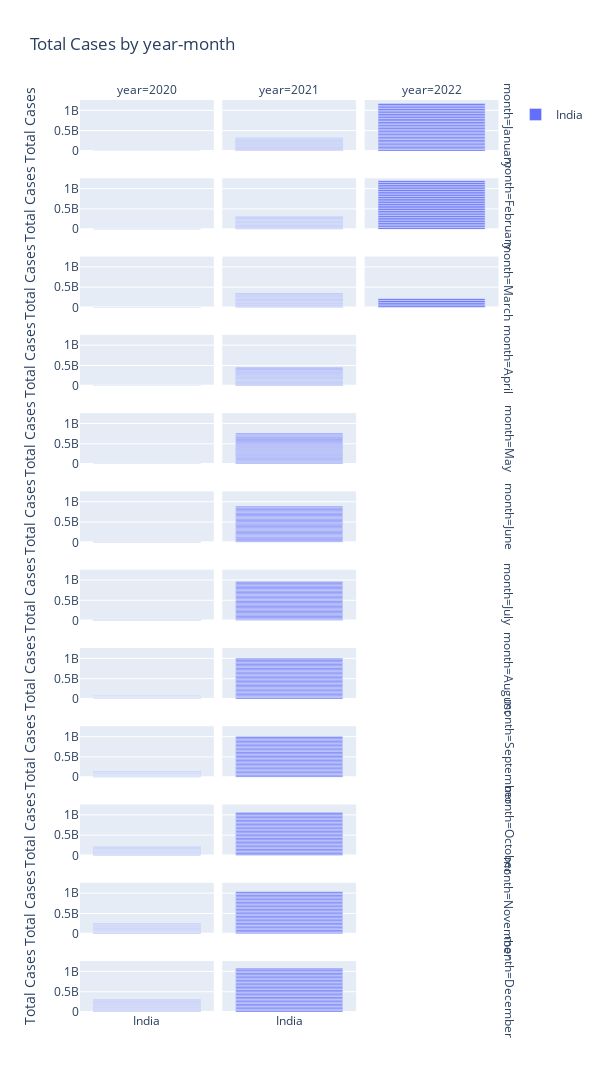

Notebook code cell kept with this figure:
### Code cell
import pandas as pd
import matplotlib.pyplot as plt
import plotly.express as px
import seaborn as sns

file_path = r'C:\Users\meena\Downloads\owid-covid-data.csv\owid-covid-data.csv'
covid_data = pd.read_csv(file_path)

india_data = covid_data[covid_data['location'] == 'India']

covid_data['year_month'] = pd.to_datetime(covid_data['date']).dt.to_period('M')

covid_data['year_month_numeric'] = covid_data['year_month'].apply(lambda x: x.ordinal)

def draw_pie_chart(labels, sizes, title,figsize=(12, 6)):
    plt.pie(sizes, labels=labels, autopct='%1.1f%%', startangle=140)
    plt.title(title)
    plt.show()

vaccination_labels = ['Fully Vaccinated', 'Partially Vaccinated', 'Not Vaccinated']
vaccination_sizes = [
    india_data['people_fully_vaccinated'].max(),
    india_data['people_vaccinated'].max() - india_data['people_fully_vaccinated'].max(),
    india_data['population'].max() - india_data['people_vaccinated'].max()
]
draw_pie_chart(vaccination_labels, vaccination_sizes, 'Vaccination Status in India')

def draw_bubble_plot(x, y, size, title, xlabel, ylabel, hue, figsize=(12, 6)):
    plt.figure(figsize=figsize)
    sns.scatterplot(x=x, y=y, size=size, hue=hue, alpha=0.7)
    plt.title(title)
    plt.xlabel(xlabel)
    plt.ylabel(ylabel)
    plt.legend(title='Year')
    plt.show()

draw_bubble_plot(x=covid_data['year_month_numeric'],
                 y=covid_data['total_cases'],
                 size=covid_data['population'] / 1000000,
                 title='Yearly Month-wise COVID-19 Statistics',
                 xlabel='Year-Month',
                 ylabel='Total Cases',
                 hue=covid_data['year_month'].dt.year,
                 figsize=(12, 6))  

def draw_bar_graph(data, title, xlabel, ylabel, height=2000, width=600):
    data = data.copy()  
    data['year'] = pd.to_datetime(data['date']).dt.year  
    data['month'] = pd.to_datetime(data['date']).dt.month_name()  
    fig = px.bar(data, x='location', y='total_cases', color='location',
                 title=title, labels={'total_cases': ylabel, 'location': xlabel},
                 facet_row='month', facet_col='year')
    fig.update_layout(height=height, width=width)
    fig.show()


draw_bar_graph(india_data, 'Total Cases by year-month', '', 'Total Cases', height=2000, width=600)

### Figure 1 — Plotly figure (JSON) as saved in the notebook; plotly's stock layout.template omitted (floating-point values rounded to 4 significant figures)
{"data": [{"alignmentgroup": "True", "hovertemplate": "=%{x}<br>month=January<br>year=2020<br>Total Cases=%{y}<extra></extra>", "legendgroup": "India", "marker": {"color": "#636efa", "pattern": {"shape": ""}}, "name": "India", "offsetgroup": "India", "orientation": "v", "showlegend": true, "textposition": "auto", "type": "bar", "x": ["India", "India"], "xaxis": "x34", "y": [1, 1], "yaxis": "y34"}, {"alignmentgroup": "True", "hovertemplate": "=%{x}<br>month=January<br>year=2021<br>Total Cases=%{y}<extra></extra>", "legendgroup": "India", "marker": {"color": "#636efa", "pattern": {"shape": ""}}, "name": "India", "offsetgroup": "India", "orientation": "v", "showlegend": false, "textposition": "auto", "type": "bar", "x": ["India", "India", "India", "India", "India", "India", "India", "India", "India", "India", "India", "India", "India", "India", "India", "India", "India", "India", "India", "India", "India", "India", "India", "India", "India", "India", "India", "India", "India", "India", "India"], "xaxis": "x35", "y": [10305788, 10323965, 10340469, 10356844, 10374932, 10395278, 10413417, 10413417, 10450284, 10466595, 10479179, 10495147, 10512093, 10527683, 10542841, 10557985, 10571773, 10581823, 10595639, 10610883, 10625428, 10639684, 10654533, 10667736, 10676838, 10689527, 10701193, 10720048, 10733130, 10746174, 10757610], "yaxis": "y35"}, {"alignmentgroup": "True", "hovertemplate": "=%{x}<br>month=January<br>year=2022<br>Total Cases=%{y}<extra></extra>", "legendgroup": "India", "marker": {"color": "#636efa", "pattern": {"shape": ""}}, "name": "India", "offsetgroup": "India", "orientation": "v", "showlegend": false, "textposition": "auto", "type": "bar", "x": ["India", "India", "India", "India", "India", "India", "India", "India", "India", "India", "India", "India", "India", "India", "India", "India", "India", "India", "India", "India", "India", "India", "India", "India", "India", "India", "India", "India", "India", "India", "India"], "xaxis": "x36", "y": [34889132, 34922882, 34960261, 35018358, 35109286, 35226386, 35368372, 35528004, 35707727, 35875790, 36070510, 36317927, 36582129, 36850962, 37122164, 37380253, 37618271, 37901241, 38218773, 38566027, 38903731, 39237264, 39543328, 39799202, 40085116, 40371500, 40622709, 40858241, 41092522, 41302440, 41469499], "yaxis": "y36"}, {"alignmentgroup": "True", "hovertemplate": "=%{x}<br>month=February<br>year=2020<br>Total Cases=%{y}<extra></extra>", "legendgroup": "India", "marker": {"color": "#636efa", "pattern": {"shape": ""}}, "name": "India", "offsetgroup": "India", "orientation": "v", "showlegend": false, "textposition": "auto", "type": "bar", "x": ["India", "India", "India", "India", "India", "India", "India", "India", "India", "India", "India", "India", "India", "India", "India", "India", "India", "India", "India", "India", "India", "India", "India", "India", "India", "India", "India", "India", "India"], "xaxis": "x31", "y": [1, 2, 3, 3, 3, 3, 3, 3, 3, 3, 3, 3, 3, 3, 3, 3, 3, 3, 3, 3, 3, 3, 3, 3, 3, 3, 3, 3, 3], "yaxis": "y31"}, {"alignmentgroup": "True", "hovertemplate": "=%{x}<br>month=February<br>year=2021<br>Total Cases=%{y}<extra></extra>", "legendgroup": "India", "marker": {"color": "#636efa", "pattern": {"shape": ""}}, "name": "India", "offsetgroup": "India", "orientation": "v", "showlegend": false, "textposition": "auto", "type": "bar", "x": ["India", "India", "India", "India", "India", "India", "India", "India", "India", "India", "India", "India", "India", "India", "India", "India", "India", "India", "India", "India", "India", "India", "India", "India", "India", "India", "India", "India"], "xaxis": "x32", "y": [10766245, 10777284, 10790183, 10802591, 10814304, 10826363, 10838194, 10847304, 10858371, 10871294, 10880603, 10892746, 10904940, 10916589, 10925710, 10937320, 10950201, 10963394, 10977387, 10991651, 11005850, 11016434, 11030176, 11046914, 11063491, 11079979, 11096731, 11112241], "yaxis": "y32"}, {"alignmentgroup": "True", "hovertemplate": "=%{x}<br>month=February<br>year=2022<br>Total Cases=%{y}<extra></extra>", "legendgroup": "India", "marker": {"color": "#636efa", "pattern": {"shape": ""}}, "name": "India", "offsetgroup": "India", "orientation": "v", "showlegend": false, "textposition": "auto", "type": "bar", "x": ["India", "India", "India", "India", "India", "India", "India", "India", "India", "India", "India", "India", "India", "India", "India", "India", "India", "India", "India", "India", "India", "India", "India", "India", "India", "India", "India", "India"], "xaxis": "x33", "y": [41630885, 41803318, 41952712, 42080664, 42188138, 42272014, 42339611, 42410976, 42478060, 42536137, 42586544, 42631421, 42665534, 42692943, 42723558, 42754315, 42780235, 42802505, 42822473, 42838524, 42851929, 42867031, 42881179, 42894345, 42905844, 42916117, 42924130, 42931045], "yaxis": "y33"}, {"alignmentgroup": "True", "hovertemplate": "=%{x}<br>month=March<br>year=2020<br>Total Cases=%{y}<extra></extra>", "legendgroup": "India", "marker": {"color": "#636efa", "pattern": {"shape": ""}}, "name": "India", "offsetgroup": "India", "orientation": "v", "showlegend": false, "textposition": "auto", "type": "bar", "x": ["India", "India", "India", "India", "India", "India", "India", "India", "India", "India", "India", "India", "India", "India", "India", "India", "India", "India", "India", "India", "India", "India", "India", "India", "India", "India", "India", "India", "India", "India", "India"], "xaxis": "x28", "y": [3, 5, 5, 28, 30, 31, 34, 39, 43, 56, 62, 73, 82, 102, 113, 119, 142, 156, 194, 244, 330, 396, 499, 536, 657, 727, 887, 987, 1024, 1251, 1397], "yaxis": "y28"}, {"alignmentgroup": "True", "hovertemplate": "=%{x}<br>month=March<br>year=2021<br>Total Cases=%{y}<extra></extra>", "legendgroup": "India", "marker": {"color": "#636efa", "pattern": {"shape": ""}}, "name": "India", "offsetgroup": "India", "orientation": "v", "showlegend": false, "textposition": "auto", "type": "bar", "x": ["India", "India", "India", "India", "India", "India", "India", "India", "India", "India", "India", "India", "India", "India", "India", "India", "India", "India", "India", "India", "India", "India", "India", "India", "India", "India", "India", "India", "India", "India", "India"], "xaxis": "x29", "y": [11124527, 11139516, 11156923, 11173761, 11192045, 11210799, 11229398, 11244786, 11262707, 11285561, 11308846, 11333728, 11359048, 11385339, 11409831, 11438734, 11474605, 11514331, 11555284, 11599130, 11646081, 11686796, 11734058, 11787534, 11846652, 11908910, 11971624, 12039644, 12095855, 12149335, 12221665], "yaxis": "y29"}, {"alignmentgroup": "True", "hovertemplate": "=%{x}<br>month=March<br>year=2022<br>Total Cases=%{y}<extra></extra>", "legendgroup": "India", "marker": {"color": "#636efa", "pattern": {"shape": ""}}, "name": "India", "offsetgroup": "India", "orientation": "v", "showlegend": false, "textposition": "auto", "type": "bar", "x": ["India", "India", "India", "India", "India"], "xaxis": "x30", "y": [42938599, 42945160, 42951556, 42957477, 42962953], "yaxis": "y30"}, {"alignmentgroup": "True", "hovertemplate": "=%{x}<br>month=April<br>year=2020<br>Total Cases=%{y}<extra></extra>", "legendgroup": "India", "marker": {"color": "#636efa", "pattern": {"shape": ""}}, "name": "India", "offsetgroup": "India", "orientation": "v", "showlegend": false, "textposition": "auto", "type": "bar", "x": ["India", "India", "India", "India", "India", "India", "India", "India", "India", "India", "India", "India", "India", "India", "India", "India", "India", "India", "India", "India", "India", "India", "India", "India", "India", "India", "India", "India", "India", "India"], "xaxis": "x25", "y": [1998, 2543, 2567, 3082, 3588, 4778, 5311, 5916, 6725, 7598, 8446, 9205, 10453, 11487, 12322, 13430, 14352, 15722, 17615, 18539, 20080, 21370, 23077, 24530, 26283, 27890, 29451, 31324, 33062, 34863], "yaxis": "y25"}, {"alignmentgroup": "True", "hovertemplate": "=%{x}<br>month=April<br>year=2021<br>Total Cases=%{y}<extra></extra>", "legendgroup": "India", "marker": {"color": "#636efa", "pattern": {"shape": ""}}, "name": "India", "offsetgroup": "India", "orientation": "v", "showlegend": false, "textposition": "auto", "type": "bar", "x": ["India", "India", "India", "India", "India", "India", "India", "India", "India", "India", "India", "India", "India", "India", "India", "India", "India", "India", "India", "India", "India", "India", "India", "India", "India", "India", "India", "India", "India", "India"], "xaxis": "x26", "y": [12303131, 12392260, 12485509, 12589067, 12686049, 12801785, 12928574, 13060542, 13205926, 13358805, 13527717, 13689453, 13873825, 14074564, 14291917, 14526609, 14788003, 15061805, 15320972, 15616130, 15930774, 16263695, 16610481, 16960172, 17313163, 17636186, 17997113, 18376421, 18762976, 19164969], "yaxis": "y26"}, {"alignmentgroup": "True", "hovertemplate": "=%{x}<br>month=May<br>year=2020<br>Total Cases=%{y}<extra></extra>", "legendgroup": "India", "marker": {"color": "#636efa", "pattern": {"shape": ""}}, "name": "India", "offsetgroup": "India", "orientation": "v", "showlegend": false, "textposition": "auto", "type": "bar", "x": ["India", "India", "India", "India", "India", "India", "India", "India", "India", "India", "India", "India", "India", "India", "India", "India", "India", "India", "India", "India", "India", "India", "India", "India", "India", "India", "India", "India", "India", "India", "India"], "xaxis": "x22", "y": [37257, 39699, 42505, 46437, 49400, 52987, 56351, 59695, 62808, 67161, 70768, 74292, 78055, 81997, 85784, 90648, 95698, 100328, 106475, 112028, 118226, 124794, 131423, 138536, 144950, 150793, 158086, 165386, 173491, 181827, 190609], "yaxis": "y22"}, {"alignmentgroup": "True", "hovertemplate": "=%{x}<br>month=May<br>year=2021<br>Total Cases=%{y}<extra></extra>", "legendgroup": "India", "marker": {"color": "#636efa", "pattern": {"shape": ""}}, "name": "India", "offsetgroup": "India", "orientation": "v", "showlegend": false, "textposition": "auto", "type": "bar", "x": ["India", "India", "India", "India", "India", "India", "India", "India", "India", "India", "India", "India", "India", "India", "India", "India", "India", "India", "India", "India", "India", "India", "India", "India", "India", "India", "India", "India", "India", "India", "India"], "xaxis": "x23", "y": [19557457, 19925517, 20282833, 20664979, 21077410, 21491598, 21892676, 22296081, 22662575, 22992517, 23340938, 23703665, 24046809, 24372907, 24684077, 24965463, 25228996, 25496330, 25772440, 26031991, 26289290, 26530132, 26752447, 26948874, 27157795, 27369093, 27555457, 27729247, 27894800, 28047534, 28175044], "yaxis": "y23"}, {"alignmentgroup": "True", "hovertemplate": "=%{x}<br>month=June<br>year=2020<br>Total Cases=%{y}<extra></extra>", "legendgroup": "India", "marker": {"color": "#636efa", "pattern": {"shape": ""}}, "name": "India", "offsetgroup": "India", "orientation": "v", "showlegend": false, "textposition": "auto", "type": "bar", "x": ["India", "India", "India", "India", "India", "India", "India", "India", "India", "India", "India", "India", "India", "India", "India", "India", "India", "India", "India", "India", "India", "India", "India", "India", "India", "India", "India", "India", "India", "India"], "xaxis": "x19", "y": [198370, 207191, 216824, 226713, 236184, 246622, 257486, 265928, 276146, 286605, 297535, 308993, 320922, 332424, 343091, 354065, 366946, 380532, 395048, 410451, 425282, 440215, 456183, 473105, 490401, 508953, 528859, 548318, 566840, 585481], "yaxis": "y19"}, {"alignmentgroup": "True", "hovertemplate": "=%{x}<br>month=June<br>year=2021<br>Total Cases=%{y}<extra></extra>", "legendgroup": "India", "marker": {"color": "#636efa", "pattern": {"shape": ""}}, "name": "India", "offsetgroup": "India", "orientation": "v", "showlegend": false, "textposition": "auto", "type": "bar", "x": ["India", "India", "India", "India", "India", "India", "India", "India", "India", "India", "India", "India", "India", "India", "India", "India", "India", "India", "India", "India", "India", "India", "India", "India", "India", "India", "India", "India", "India", "India"], "xaxis": "x20", "y": [28307832, 28441986, 28574350, 28694879, 28809339, 28909975, 28996473, 29089069, 29182532, 29274823, 29359155, 29439989, 29510410, 29570881, 29633105, 29700313, 29762793, 29823546, 29881772, 29935221, 29977861, 30028709, 30082778, 30134445, 30183143, 30233183, 30279331, 30316897, 30362848, 30411634], "yaxis": "y20"}, {"alignmentgroup": "True", "hovertemplate": "=%{x}<br>month=July<br>year=2020<br>Total Cases=%{y}<extra></extra>", "legendgroup": "India", "marker": {"color": "#636efa", "pattern": {"shape": ""}}, "name": "India", "offsetgroup": "India", "orientation": "v", "showlegend": false, "textposition": "auto", "type": "bar", "x": ["India", "India", "India", "India", "India", "India", "India", "India", "India", "India", "India", "India", "India", "India", "India", "India", "India", "India", "India", "India", "India", "India", "India", "India", "India", "India", "India", "India", "India", "India", "India"], "xaxis": "x16", "y": [604641, 625544, 648315, 673165, 697413, 719664, 742417, 767296, 793802, 820916, 849522, 878254, 906752, 936181, 968857, 1003832, 1039084, 1077781, 1118206, 1155338, 1193078, 1238798, 1288108, 1337024, 1385635, 1435616, 1480073, 1531669, 1581963, 1634746, 1695988], "yaxis": "y16"}, {"alignmentgroup": "True", "hovertemplate": "=%{x}<br>month=July<br>year=2021<br>Total Cases=%{y}<extra></extra>", "legendgroup": "India", "marker": {"color": "#636efa", "pattern": {"shape": ""}}, "name": "India", "offsetgroup": "India", "orientation": "v", "showlegend": false, "textposition": "auto", "type": "bar", "x": ["India", "India", "India", "India", "India", "India", "India", "India", "India", "India", "India", "India", "India", "India", "India", "India", "India", "India", "India", "India", "India", "India", "India", "India", "India", "India", "India", "India", "India", "India", "India"], "xaxis": "x17", "y": [30458251, 30502362, 30545433, 30585229, 30619932, 30663665, 30709557, 30752950, 30795716, 30837222, 30874376, 30907282, 30946147, 30987880, 31026829, 31064908, 31106065, 31144229, 31174322, 31216337, 31257720, 31293062, 31332159, 31371901, 31411262, 31440951, 31484605, 31528114, 31572344, 31613993, 31655824], "yaxis": "y17"}, {"alignmentgroup": "True", "hovertemplate": "=%{x}<br>month=August<br>year=2020<br>Total Cases=%{y}<extra></extra>", "legendgroup": "India", "marker": {"color": "#636efa", "pattern": {"shape": ""}}, "name": "India", "offsetgroup": "India", "orientation": "v", "showlegend": false, "textposition": "auto", "type": "bar", "x": ["India", "India", "India", "India", "India", "India", "India", "India", "India", "India", "India", "India", "India", "India", "India", "India", "India", "India", "India", "India", "India", "India", "India", "India", "India", "India", "India", "India", "India", "India", "India"], "xaxis": "x13", "y": [1750723, 1803695, 1855745, 1908254, 1964536, 2027074, 2088611, 2153010, 2215074, 2268675, 2329638, 2396637, 2461190, 2525922, 2589952, 2647663, 2702681, 2767253, 2836925, 2905825, 2975701, 3044940, 3106348, 3167323, 3224547, 3310234, 3387500, 3463972, 3542733, 3621245, 3691166], "yaxis": "y13"}, {"alignmentgroup": "True", "hovertemplate": "=%{x}<br>month=August<br>year=2021<br>Total Cases=%{y}<extra></extra>", "legendgroup": "India", "marker": {"color": "#636efa", "pattern": {"shape": ""}}, "name": "India", "offsetgroup": "India", "orientation": "v", "showlegend": false, "textposition": "auto", "type": "bar", "x": ["India", "India", "India", "India", "India", "India", "India", "India", "India", "India", "India", "India", "India", "India", "India", "India", "India", "India", "India", "India", "India", "India", "India", "India", "India", "India", "India", "India", "India", "India", "India"], "xaxis": "x14", "y": [31695958, 31726507, 31769132, 31812114, 31856757, 31895385, 31934455, 31969954, 31998158, 32036511, 32077706, 32117826, 32156493, 32192576, 32225513, 32250679, 32285857, 32322258, 32358829, 32393286, 32424234, 32449306, 32474773, 32512366, 32558530, 32603188, 32649947, 32695030, 32737939, 32768880, 32810845], "yaxis": "y14"}, {"alignmentgroup": "True", "hovertemplate": "=%{x}<br>month=September<br>year=2020<br>Total Cases=%{y}<extra></extra>", "legendgroup": "India", "marker": {"color": "#636efa", "pattern": {"shape": ""}}, "name": "India", "offsetgroup": "India", "orientation": "v", "showlegend": false, "textposition": "auto", "type": "bar", "x": ["India", "India", "India", "India", "India", "India", "India", "India", "India", "India", "India", "India", "India", "India", "India", "India", "India", "India", "India", "India", "India", "India", "India", "India", "India", "India", "India", "India", "India", "India"], "xaxis": "x10", "y": [3769523, 3853406, 3936747, 4023179, 4113811, 4204613, 4280422, 4370128, 4465863, 4562414, 4659984, 4754356, 4846427, 4930236, 5020359, 5118253, 5214677, 5308014, 5400619, 5487580, 5562663, 5646010, 5732518, 5818570, 5903932, 5992532, 6074702, 6145291, 6225763, 6312584], "yaxis": "y10"}, {"alignmentgroup": "True", "hovertemplate": "=%{x}<br>month=September<br>year=2021<br>Total Cases=%{y}<extra></extra>", "legendgroup": "India", "marker": {"color": "#636efa", "pattern": {"shape": ""}}, "name": "India", "offsetgroup": "India", "orientation": "v", "showlegend": false, "textposition": "auto", "type": "bar", "x": ["India", "India", "India", "India", "India", "India", "India", "India", "India", "India", "India", "India", "India", "India", "India", "India", "India", "India", "India", "India", "India", "India", "India", "India", "India", "India", "India", "India", "India", "India"], "xaxis": "x11", "y": [32857937, 32903289, 32945907, 32988673, 33027621, 33058843, 33096718, 33139981, 33174954, 33208330, 33236921, 33264175, 33289579, 33316755, 33347325, 33381728, 33417390, 33448163, 33478419, 33504534, 33531498, 33563421, 33594803, 33624419, 33652745, 33678786, 33697581, 33716451, 33739980, 33766707], "yaxis": "y11"}, {"alignmentgroup": "True", "hovertemplate": "=%{x}<br>month=October<br>year=2020<br>Total Cases=%{y}<extra></extra>", "legendgroup": "India", "marker": {"color": "#636efa", "pattern": {"shape": ""}}, "name": "India", "offsetgroup": "India", "orientation": "v", "showlegend": false, "textposition": "auto", "type": "bar", "x": ["India", "India", "India", "India", "India", "India", "India", "India", "India", "India", "India", "India", "India", "India", "India", "India", "India", "India", "India", "India", "India", "India", "India", "India", "India", "India", "India", "India", "India", "India", "India"], "xaxis": "x7", "y": [6394068, 6473544, 6549373, 6623815, 6685082, 6757131, 6835655, 6906151, 6979423, 7053806, 7120538, 7175880, 7239389, 7307097, 7370468, 7432680, 7494551, 7550273, 7597063, 7651107, 7706946, 7761312, 7814682, 7864811, 7909959, 7946429, 7990322, 8040203, 8088851, 8137119, 8184082], "yaxis": "y7"}, {"alignmentgroup": "True", "hovertemplate": "=%{x}<br>month=October<br>year=2021<br>Total Cases=%{y}<extra></extra>", "legendgroup": "India", "marker": {"color": "#636efa", "pattern": {"shape": ""}}, "name": "India", "offsetgroup": "India", "orientation": "v", "showlegend": false, "textposition": "auto", "type": "bar", "x": ["India", "India", "India", "India", "India", "India", "India", "India", "India", "India", "India", "India", "India", "India", "India", "India", "India", "India", "India", "India", "India", "India", "India", "India", "India", "India", "India", "India", "India", "India", "India"], "xaxis": "x8", "y": [33791061, 33813903, 33834702, 33853048, 33871881, 33894312, 33915569, 33935309, 33953475, 33971607, 33985920, 34001743, 34020730, 34037592, 34053573, 34067719, 34081315, 34094373, 34108996, 34127450, 34143236, 34159562, 34175468, 34189774, 34202202, 34215653, 34231809, 34246157, 34260470, 34273300, 34285814], "yaxis": "y8"}, {"alignmentgroup": "True", "hovertemplate": "=%{x}<br>month=November<br>year=2020<br>Total Cases=%{y}<extra></extra>", "legendgroup": "India", "marker": {"color": "#636efa", "pattern": {"shape": ""}}, "name": "India", "offsetgroup": "India", "orientation": "v", "showlegend": false, "textposition": "auto", "type": "bar", "x": ["India", "India", "India", "India", "India", "India", "India", "India", "India", "India", "India", "India", "India", "India", "India", "India", "India", "India", "India", "India", "India", "India", "India", "India", "India", "India", "India", "India", "India", "India"], "xaxis": "x4", "y": [8229313, 8267623, 8313876, 8364086, 8411724, 8462080, 8507754, 8553657, 8591730, 8636011, 8683916, 8728795, 8773479, 8814579, 8845127, 8874290, 8912907, 8958483, 9004365, 9050597, 9095806, 9139865, 9177840, 9222216, 9266705, 9309787, 9351109, 9392919, 9431691, 9462809], "yaxis": "y4"}, {"alignmentgroup": "True", "hovertemplate": "=%{x}<br>month=November<br>year=2021<br>Total Cases=%{y}<extra></extra>", "legendgroup": "India", "marker": {"color": "#636efa", "pattern": {"shape": ""}}, "name": "India", "offsetgroup": "India", "orientation": "v", "showlegend": false, "textposition": "auto", "type": "bar", "x": ["India", "India", "India", "India", "India", "India", "India", "India", "India", "India", "India", "India", "India", "India", "India", "India", "India", "India", "India", "India", "India", "India", "India", "India", "India", "India", "India", "India", "India", "India"], "xaxis": "x5", "y": [34296237, 34308140, 34321025, 34333754, 34344683, 34355509, 34366987, 34377113, 34388579, 34401670, 34414186, 34426036, 34437307, 34447536, 34456401, 34466598, 34478517, 34489623, 34499925, 34510413, 34518901, 34526480, 34535763, 34544882, 34555431, 34563749, 34572523, 34580832, 34587822, 34596776], "yaxis": "y5"}, {"alignmentgroup": "True", "hovertemplate": "=%{x}<br>month=December<br>year=2020<br>Total Cases=%{y}<extra></extra>", "legendgroup": "India", "marker": {"color": "#636efa", "pattern": {"shape": ""}}, "name": "India", "offsetgroup": "India", "orientation": "v", "showlegend": false, "textposition": "auto", "type": "bar", "x": ["India", "India", "India", "India", "India", "India", "India", "India", "India", "India", "India", "India", "India", "India", "India", "India", "India", "India", "India", "India", "India", "India", "India", "India", "India", "India", "India", "India", "India", "India", "India"], "xaxis": "x", "y": [9499413, 9534964, 9571559, 9608211, 9644222, 9677203, 9703770, 9735850, 9767371, 9796744, 9826775, 9857029, 9884100, 9906165, 9932547, 9956557, 9979447, 10004599, 10031223, 10055560, 10075116, 10099066, 10123778, 10146845, 10169118, 10187850, 10207871, 10224303, 10244852, 10266674, 10286709], "yaxis": "y"}, {"alignmentgroup": "True", "hovertemplate": "=%{x}<br>month=December<br>year=2021<br>Total Cases=%{y}<extra></extra>", "legendgroup": "India", "marker": {"color": "#636efa", "pattern": {"shape": ""}}, "name": "India", "offsetgroup": "India", "orientation": "v", "showlegend": false, "textposition": "auto", "type": "bar", "x": ["India", "India", "India", "India", "India", "India", "India", "India", "India", "India", "India", "India", "India", "India", "India", "India", "India", "India", "India", "India", "India", "India", "India", "India", "India", "India", "India", "India", "India", "India", "India"], "xaxis": "x2", "y": [34606541, 34615757, 34624360, 34624360, 34641561, 34648383, 34656822, 34666241, 34674643, 34682633, 34690510, 34697860, 34703644, 34710628, 34718602, 34726049, 34726049, 34733194, 34746838, 34752164, 34758481, 34765976, 34772626, 34779815, 34786802, 34793333, 34799691, 34808886, 34822040, 34838804, 34861579], "yaxis": "y2"}], "layout": {"annotations": [{"font": {}, "showarrow": false, "text": "year=2020", "x": 0.1567, "xanchor": "center", "xref": "paper", "y": 1.0, "yanchor": "bottom", "yref": "paper"}, {"font": {}, "showarrow": false, "text": "year=2021", "x": 0.49, "xanchor": "center", "xref": "paper", "y": 1.0, "yanchor": "bottom", "yref": "paper"}, {"font": {}, "showarrow": false, "text": "year=2022", "x": 0.8233, "xanchor": "center", "xref": "paper", "y": 1.0, "yanchor": "bottom", "yref": "paper"}, {"font": {}, "showarrow": false, "text": "month=December", "textangle": 90, "x": 0.98, "xanchor": "left", "xref": "paper", "y": 0.02792, "yanchor": "middle", "yref": "paper"}, {"font": {}, "showarrow": false, "text": "month=November", "textangle": 90, "x": 0.98, "xanchor": "left", "xref": "paper", "y": 0.1137, "yanchor": "middle", "yref": "paper"}, {"font": {}, "showarrow": false, "text": "month=October", "textangle": 90, "x": 0.98, "xanchor": "left", "xref": "paper", "y": 0.1996, "yanchor": "middle", "yref": "paper"}, {"font": {}, "showarrow": false, "text": "month=September", "textangle": 90, "x": 0.98, "xanchor": "left", "xref": "paper", "y": 0.2854, "yanchor": "middle", "yref": "paper"}, {"font": {}, "showarrow": false, "text": "month=August", "textangle": 90, "x": 0.98, "xanchor": "left", "xref": "paper", "y": 0.3712, "yanchor": "middle", "yref": "paper"}, {"font": {}, "showarrow": false, "text": "month=July", "textangle": 90, "x": 0.98, "xanchor": "left", "xref": "paper", "y": 0.4571, "yanchor": "middle", "yref": "paper"}, {"font": {}, "showarrow": false, "text": "month=June", "textangle": 90, "x": 0.98, "xanchor": "left", "xref": "paper", "y": 0.5429, "yanchor": "middle", "yref": "paper"}, {"font": {}, "showarrow": false, "text": "month=May", "textangle": 90, "x": 0.98, "xanchor": "left", "xref": "paper", "y": 0.6287, "yanchor": "middle", "yref": "paper"}, {"font": {}, "showarrow": false, "text": "month=April", "textangle": 90, "x": 0.98, "xanchor": "left", "xref": "paper", "y": 0.7146, "yanchor": "middle", "yref": "paper"}, {"font": {}, "showarrow": false, "text": "month=March", "textangle": 90, "x": 0.98, "xanchor": "left", "xref": "paper", "y": 0.8004, "yanchor": "middle", "yref": "paper"}, {"font": {}, "showarrow": false, "text": "month=February", "textangle": 90, "x": 0.98, "xanchor": "left", "xref": "paper", "y": 0.8862, "yanchor": "middle", "yref": "paper"}, {"font": {}, "showarrow": false, "text": "month=January", "textangle": 90, "x": 0.98, "xanchor": "left", "xref": "paper", "y": 0.9721, "yanchor": "middle", "yref": "paper"}], "barmode": "relative", "height": 2000, "legend": {"title": {"text": ""}, "tracegroupgap": 0}, "title": {"text": "Total Cases by year-month"}, "width": 600, "xaxis": {"anchor": "y", "categoryarray": ["India"], "categoryorder": "array", "domain": [0, 0.3133], "title": {"text": ""}}, "xaxis10": {"anchor": "y10", "domain": [0, 0.3133], "matches": "x", "showticklabels": false}, "xaxis11": {"anchor": "y11", "domain": [0.3333, 0.6467], "matches": "x", "showticklabels": false}, "xaxis12": {"anchor": "y12", "domain": [0.6667, 0.98], "matches": "x", "showticklabels": false}, "xaxis13": {"anchor": "y13", "domain": [0, 0.3133], "matches": "x", "showticklabels": false}, "xaxis14": {"anchor": "y14", "domain": [0.3333, 0.6467], "matches": "x", "showticklabels": false}, "xaxis15": {"anchor": "y15", "domain": [0.6667, 0.98], "matches": "x", "showticklabels": false}, "xaxis16": {"anchor": "y16", "domain": [0, 0.3133], "matches": "x", "showticklabels": false}, "xaxis17": {"anchor": "y17", "domain": [0.3333, 0.6467], "matches": "x", "showticklabels": false}, "xaxis18": {"anchor": "y18", "domain": [0.6667, 0.98], "matches": "x", "showticklabels": false}, "xaxis19": {"anchor": "y19", "domain": [0, 0.3133], "matches": "x", "showticklabels": false}, "xaxis2": {"anchor": "y2", "categoryarray": ["India"], "categoryorder": "array", "domain": [0.3333, 0.6467], "matches": "x", "title": {"text": ""}}, "xaxis20": {"anchor": "y20", "domain": [0.3333, 0.6467], "matches": "x", "showticklabels": false}, "xaxis21": {"anchor": "y21", "domain": [0.6667, 0.98], "matches": "x", "showticklabels": false}, "xaxis22": {"anchor": "y22", "domain": [0, 0.3133], "matches": "x", "showticklabels": false}, "xaxis23": {"anchor": "y23", "domain": [0.3333, 0.6467], "matches": "x", "showticklabels": false}, "xaxis24": {"anchor": "y24", "domain": [0.6667, 0.98], "matches": "x", "showticklabels": false}, "xaxis25": {"anchor": "y25", "domain": [0, 0.3133], "matches": "x", "showticklabels": false}, "xaxis26": {"anchor": "y26", "domain": [0.3333, 0.6467], "matches": "x", "showticklabels": false}, "xaxis27": {"anchor": "y27", "domain": [0.6667, 0.98], "matches": "x", "showticklabels": false}, "xaxis28": {"anchor": "y28", "domain": [0, 0.3133], "matches": "x", "showticklabels": false}, "xaxis29": {"anchor": "y29", "domain": [0.3333, 0.6467], "matches": "x", "showticklabels": false}, "xaxis3": {"anchor": "y3", "categoryarray": ["India"], "categoryorder": "array", "domain": [0.6667, 0.98], "matches": "x", "title": {"text": ""}}, "xaxis30": {"anchor": "y30", "domain": [0.6667, 0.98], "matches": "x", "showticklabels": false}, "xaxis31": {"anchor": "y31", "domain": [0, 0.3133], "matches": "x", "showticklabels": false}, "xaxis32": {"anchor": "y32", "domain": [0.3333, 0.6467], "matches": "x", "showticklabels": false}, "xaxis33": {"anchor": "y33", "domain": [0.6667, 0.98], "matches": "x", "showticklabels": false}, "xaxis34": {"anchor": "y34", "domain": [0, 0.3133], "matches": "x", "showticklabels": false}, "xaxis35": {"anchor": "y35", "domain": [0.3333, 0.6467], "matches": "x", "showticklabels": false}, "xaxis36": {"anchor": "y36", "domain": [0.6667, 0.98], "matches": "x", "showticklabels": false}, "xaxis4": {"anchor": "y4", "domain": [0, 0.3133], "matches": "x", "showticklabels": false}, "xaxis5": {"anchor": "y5", "domain": [0.3333, 0.6467], "matches": "x", "showticklabels": false}, "xaxis6": {"anchor": "y6", "domain": [0.6667, 0.98], "matches": "x", "showticklabels": false}, "xaxis7": {"anchor": "y7", "domain": [0, 0.3133], "matches": "x", "showticklabels": false}, "xaxis8": {"anchor": "y8", "domain": [0.3333, 0.6467], "matches": "x", "showticklabels": false}, "xaxis9": {"anchor": "y9", "domain": [0.6667, 0.98], "matches": "x", "showticklabels": false}, "yaxis": {"anchor": "x", "domain": [0, 0.05583], "title": {"text": "Total Cases"}}, "yaxis10": {"anchor": "x10", "domain": [0.2575, 0.3133], "matches": "y", "title": {"text": "Total Cases"}}, "yaxis11": {"anchor": "x11", "domain": [0.2575, 0.3133], "matches": "y", "showticklabels": false}, "yaxis12": {"anchor": "x12", "domain": [0.2575, 0.3133], "matches": "y", "showticklabels": false}, "yaxis13": {"anchor": "x13", "domain": [0.3433, 0.3992], "matches": "y", "title": {"text": "Total Cases"}}, "yaxis14": {"anchor": "x14", "domain": [0.3433, 0.3992], "matches": "y", "showticklabels": false}, "yaxis15": {"anchor": "x15", "domain": [0.3433, 0.3992], "matches": "y", "showticklabels": false}, "yaxis16": {"anchor": "x16", "domain": [0.4292, 0.485], "matches": "y", "title": {"text": "Total Cases"}}, "yaxis17": {"anchor": "x17", "domain": [0.4292, 0.485], "matches": "y", "showticklabels": false}, "yaxis18": {"anchor": "x18", "domain": [0.4292, 0.485], "matches": "y", "showticklabels": false}, "yaxis19": {"anchor": "x19", "domain": [0.515, 0.5708], "matches": "y", "title": {"text": "Total Cases"}}, "yaxis2": {"anchor": "x2", "domain": [0, 0.05583], "matches": "y", "showticklabels": false}, "yaxis20": {"anchor": "x20", "domain": [0.515, 0.5708], "matches": "y", "showticklabels": false}, "yaxis21": {"anchor": "x21", "domain": [0.515, 0.5708], "matches": "y", "showticklabels": false}, "yaxis22": {"anchor": "x22", "domain": [0.6008, 0.6567], "matches": "y", "title": {"text": "Total Cases"}}, "yaxis23": {"anchor": "x23", "domain": [0.6008, 0.6567], "matches": "y", "showticklabels": false}, "yaxis24": {"anchor": "x24", "domain": [0.6008, 0.6567], "matches": "y", "showticklabels": false}, "yaxis25": {"anchor": "x25", "domain": [0.6867, 0.7425], "matches": "y", "title": {"text": "Total Cases"}}, "yaxis26": {"anchor": "x26", "domain": [0.6867, 0.7425], "matches": "y", "showticklabels": false}, "yaxis27": {"anchor": "x27", "domain": [0.6867, 0.7425], "matches": "y", "showticklabels": false}, "yaxis28": {"anchor": "x28", "domain": [0.7725, 0.8283], "matches": "y", "title": {"text": "Total Cases"}}, "yaxis29": {"anchor": "x29", "domain": [0.7725, 0.8283], "matches": "y", "showticklabels": false}, "yaxis3": {"anchor": "x3", "domain": [0, 0.05583], "matches": "y", "showticklabels": false}, "yaxis30": {"anchor": "x30", "domain": [0.7725, 0.8283], "matches": "y", "showticklabels": false}, "yaxis31": {"anchor": "x31", "domain": [0.8583, 0.9142], "matches": "y", "title": {"text": "Total Cases"}}, "yaxis32": {"anchor": "x32", "domain": [0.8583, 0.9142], "matches": "y", "showticklabels": false}, "yaxis33": {"anchor": "x33", "domain": [0.8583, 0.9142], "matches": "y", "showticklabels": false}, "yaxis34": {"anchor": "x34", "domain": [0.9442, 1.0], "matches": "y", "title": {"text": "Total Cases"}}, "yaxis35": {"anchor": "x35", "domain": [0.9442, 1.0], "matches": "y", "showticklabels": false}, "yaxis36": {"anchor": "x36", "domain": [0.9442, 1.0], "matches": "y", "showticklabels": false}, "yaxis4": {"anchor": "x4", "domain": [0.08583, 0.1417], "matches": "y", "title": {"text": "Total Cases"}}, "yaxis5": {"anchor": "x5", "domain": [0.08583, 0.1417], "matches": "y", "showticklabels": false}, "yaxis6": {"anchor": "x6", "domain": [0.08583, 0.1417], "matches": "y", "showticklabels": false}, "yaxis7": {"anchor": "x7", "domain": [0.1717, 0.2275], "matches": "y", "title": {"text": "Total Cases"}}, "yaxis8": {"anchor": "x8", "domain": [0.1717, 0.2275], "matches": "y", "showticklabels": false}, "yaxis9": {"anchor": "x9", "domain": [0.1717, 0.2275], "matches": "y", "showticklabels": false}}}
